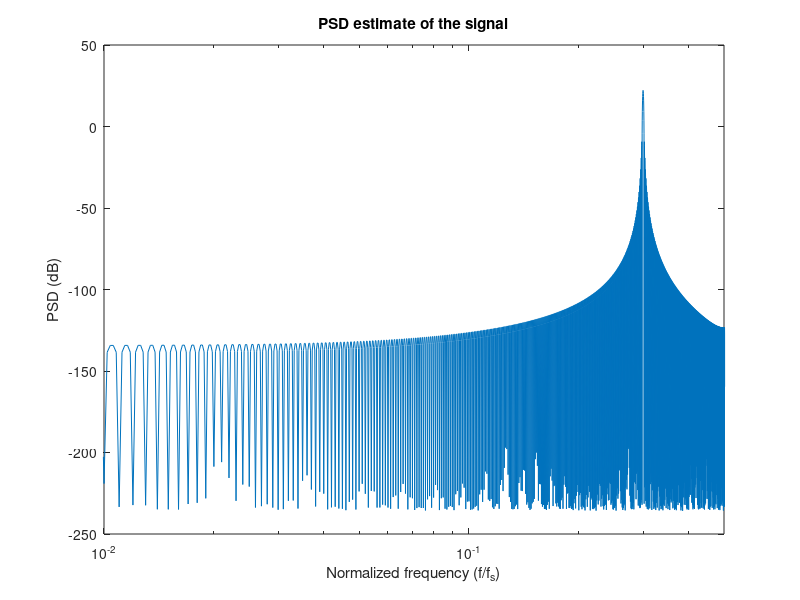
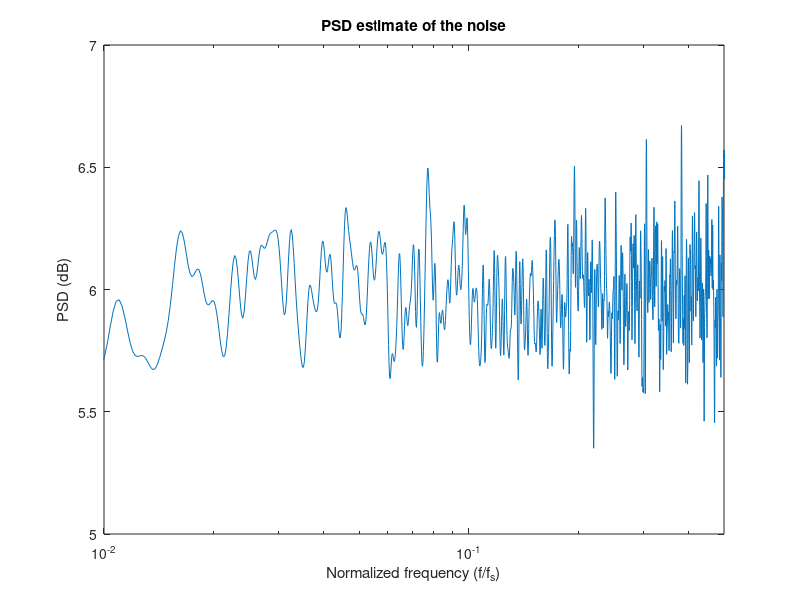

Recreate these plots in MATLAB, in order.
clc
clf
close all
clearvars

N = 500; % Number of segments
M = 1001; % Length of segment
fs = 1000; % Sampling frequency
fsig = 300; % Signal frequency
y = sin(2*pi*fsig/fs*[1:N*M]+0.2)+2*randn(1,N*M); % Data sequence
nfft = 5000; % FFT length
W = exp(1j*2*pi*fsig/fs);
a11 = (1-W^(2*N*M))/(1-W^2);
a12 = N*M;
a21 = N*M;
a22 = (1-W^(-2*N*M))/(1-W^(-2));
b1 = sum(y.*(W.^[1:N*M]));
b2 = sum(y.*(W.^[-1:-1:-N*M]));
A = [a11,a12;a21,a22];
B = [b1;b2];
Y_hat = linsolve(A,B);
a1 = 2*abs(Y_hat(1));
phi1 = angle(Y_hat(1));

% Separate the signal from noise, and estimate powers.
y_hat = a1*cos(2*pi*0.3*[1:N*M]+phi1);
e = y-y_hat;
y_hat_pwr = mean(y_hat.^2);
e_pwr = mean(e.^2);
disp(sprintf("The estimated mean square of the signal is %.2f.",y_hat_pwr))
disp(sprintf("The estimated mean square of the noise is %.2f.",e_pwr))

% Estimate the PSD for signal and noise.
e = e-mean(e); % Mean removal
U = mean(hanning(M).^2); % Normalization factor
for i = 1:N
    y_hat_seg(i,1:M) = y_hat((i-1)*M+1:i*M);
    Y_PER_seg(i,1:nfft) = 1/M/U*abs(fft(y_hat_seg(i,1:M).*hanning(M).',nfft)).^2;
    e_seg(i,1:M) = e((i-1)*M+1:i*M);
    E_PER_seg(i,1:nfft) = 1/M/U*abs(fft(e_seg(i,1:M).*hanning(M).',nfft)).^2;
end
Y_PER = mean(Y_PER_seg);
E_PER = mean(E_PER_seg);
f = linspace(0,1,nfft);
figure()
semilogx(f,pow2db(Y_PER))
xlim([0.01,0.5])
% ylim([-50,30])
xlabel('Normalized frequency (f/f_s)')
ylabel('PSD (dB)')
title('PSD estimate of the signal')
figure()
semilogx(f,pow2db(E_PER))
xlim([0.01,0.5])
% ylim([-5,5])
xlabel('Normalized frequency (f/f_s)')
ylabel('PSD (dB)')
title('PSD estimate of the noise')